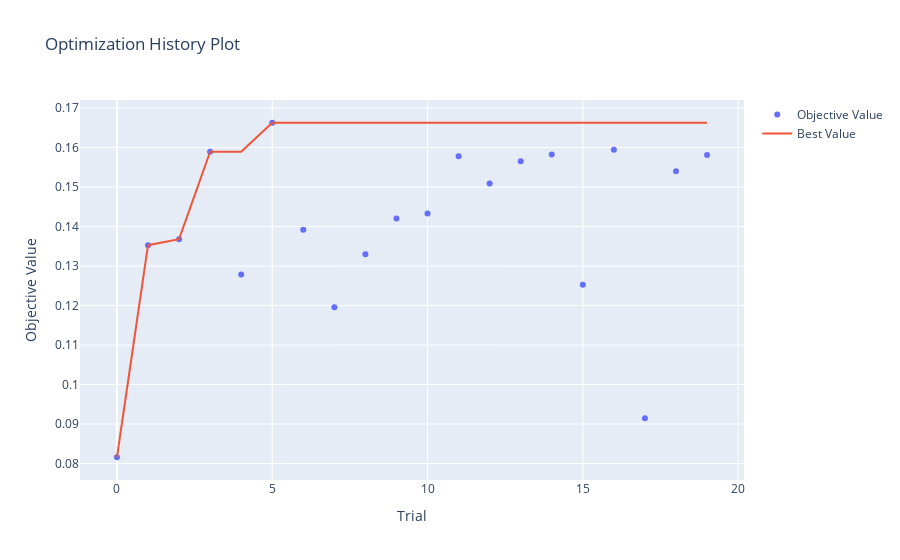

Here is the notebook cell this chart was saved with:
### Code cell
optuna.visualization.plot_optimization_history(study)

### Figure 1 — Plotly figure (JSON) as saved in the notebook; plotly's stock layout.template omitted (floating-point values rounded to 4 significant figures)
{"data": [{"mode": "markers", "name": "Objective Value", "type": "scatter", "x": [0, 1, 2, 3, 4, 5, 6, 7, 8, 9, 10, 11, 12, 13, 14, 15, 16, 17, 18, 19], "y": [0.08159, 0.1353, 0.1368, 0.1589, 0.1279, 0.1663, 0.1392, 0.1196, 0.133, 0.142, 0.1433, 0.1578, 0.1509, 0.1566, 0.1582, 0.1253, 0.1594, 0.09148, 0.154, 0.1581]}, {"mode": "lines", "name": "Best Value", "type": "scatter", "x": [0, 1, 2, 3, 4, 5, 6, 7, 8, 9, 10, 11, 12, 13, 14, 15, 16, 17, 18, 19], "y": [0.08159, 0.1353, 0.1368, 0.1589, 0.1589, 0.1663, 0.1663, 0.1663, 0.1663, 0.1663, 0.1663, 0.1663, 0.1663, 0.1663, 0.1663, 0.1663, 0.1663, 0.1663, 0.1663, 0.1663]}, {"marker": {"color": "#cccccc"}, "mode": "markers", "name": "Infeasible Trial", "showlegend": false, "type": "scatter", "x": [], "y": []}], "layout": {"title": {"text": "Optimization History Plot"}, "xaxis": {"title": {"text": "Trial"}}, "yaxis": {"title": {"text": "Objective Value"}}}}
